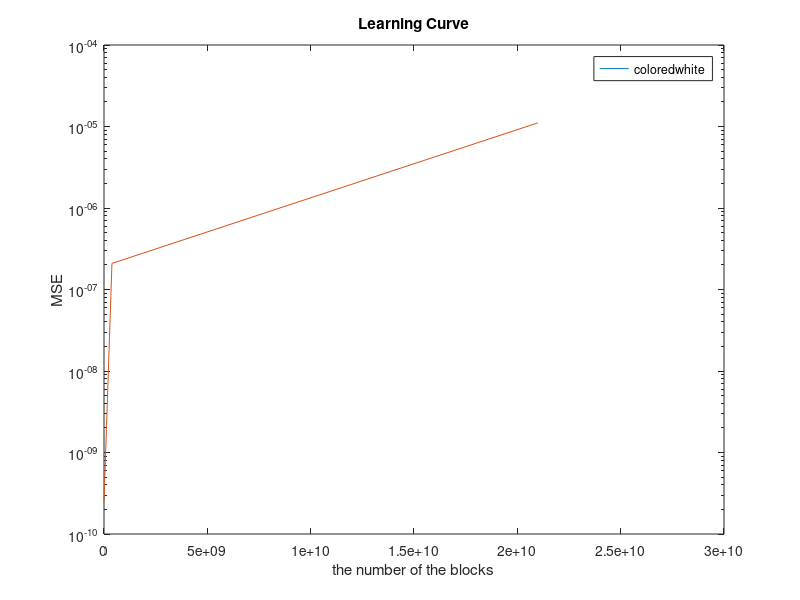

Reproduce this figure in MATLAB.
tic
clear;clc;
runs=input("enter the number of the experiments:");
num=input("enter the number of the blocks:");
sigma2=input("enter the variance of the plant noise:");
misa=input("enter the adjustment:");
h=[0.1,-0.2,-0.3,0.4,0.4,-0.2,-0.1];
L=64; % the length of every block
wo=rand(1,1985);wo=wo/sqrt(sum(wo.^2)); % normalization of wo
N=length(wo); % the length of the filter
beta=0.95;
miu0=misa*(N+L-1)/N;% the step size parameter
MSEFB=zeros(1,10000);
MSEFBv=zeros(1,10000);
for j=1:runs
    v=randn(1,200000);
    x=filter(h,1,v);
    d=filter(wo,1,x)+sqrt(sigma2)*randn(1,length(x));
    dv=filter(wo,1,v)+sqrt(sigma2)*randn(1,length(v));
    w=zeros(1,N);w1=zeros(1,N);
    sigma2es=zeros(1,N+L-1);sigma2esv=zeros(1,N+L-1);
    miu=zeros(1,N+L-1);miuv=zeros(1,N+L-1);
    wf=fft([w,zeros(1,L-1)]);w1f=fft([w1,zeros(1,L-1)]); % the tap-weight vector needs to be extended
for k=1:num
    xex=x((k-1)*L+1:k*L+N-1);vex=v((k-1)*L+1:k*L+N-1);
    dex=d((k-1)*L+N:k*L+N-1);dvex=d((k-1)*L+N:k*L+N-1);
% filtering    
    xf=fft(xex);vf=fft(vex);
    y=ifft(xf.*wf);y=y(end-L+1:end);
    yv=ifft(vf.*w1f);yv=yv(end-L+1:end);
% error estimation
    e=dex-y;MSEFB(k)=MSEFB(k)+mean(e.^2);
    ev=dvex-yv;MSEFBv(k)=MSEFBv(k)+mean(ev.^2);
% step normalization
    for i=1:N+L-1
        sigma2es(i)=beta*sigma2es(i)+(1-beta)*abs(xf(i))^2;
        sigma2esv(i)=beta*sigma2esv(i)+(1-beta)*abs(vf(i))^2;
        miu(i)=miu0/sigma2es(i);
        miuv(i)=miu0/sigma2esv(i);
    end
% adaptation of the tap-weight vector
    ef=fft([zeros(1,N-1),e]);evf=fft([zeros(1,N-1),ev]);
    wf=wf+2*miu.*conj(xf).*ef;w1f=w1f+2*miuv.*conj(vf).*evf;
% constraint of the tap-weight vector
    iwf=ifft(wf);iw1f=ifft(w1f);
    wf=fft([iwf(1:N),zeros(1,L-1)]);
    w1f=fft([iw1f(1:N),zeros(1,L-1)]);
end
end
MSEFB=MSEFB/runs;
MSEFBv=MSEFBv/runs;
semilogy(MSEFB);
hold on;
semilogy(MSEFBv);
xlabel("the number of the blocks");ylabel("MSE");
title("Learning Curve");
legend(["colored","white"]);
hold off;
toc